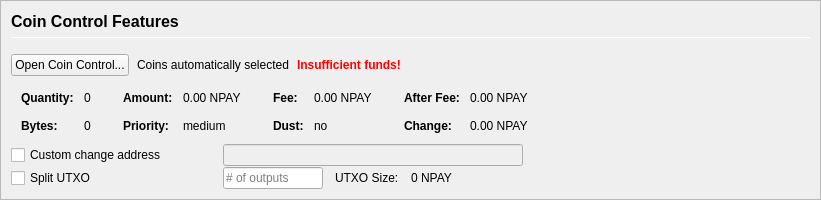
         <widget class="QFrame" name="frameCoinControl">
          <property name="sizePolicy">
           <sizepolicy hsizetype="Expanding" vsizetype="Expanding">
            <horstretch>0</horstretch>
            <verstretch>0</verstretch>
           </sizepolicy>
          </property>
          <property name="maximumSize">
           <size>
            <width>16777215</width>
            <height>16777215</height>
           </size>
          </property>
          <property name="frameShape">
           <enum>QFrame::StyledPanel</enum>
          </property>
          <property name="frameShadow">
           <enum>QFrame::Sunken</enum>
          </property>
          <layout class="QVBoxLayout" name="verticalLayoutCoinControl2">
           <property name="spacing">
            <number>0</number>
           </property>
           <property name="leftMargin">
            <number>0</number>
           </property>
           <property name="topMargin">
            <number>0</number>
           </property>
           <property name="rightMargin">
            <number>0</number>
           </property>
           <property name="bottomMargin">
            <number>0</number>
           </property>
           <item>
            <widget class="QFrame" name="frameCoinControl_BG">
             <layout class="QVBoxLayout" name="verticalLayoutCoinControl" stretch="0,0,0,0,0,0">
              <property name="spacing">
               <number>1</number>
              </property>
              <property name="leftMargin">
               <number>10</number>
              </property>
              <property name="topMargin">
               <number>10</number>
              </property>
              <item>
               <layout class="QHBoxLayout" name="horizontalLayoutCoinControl1">
                <property name="bottomMargin">
                 <number>15</number>
                </property>
                <item>
                 <layout class="QVBoxLayout" name="verticalLayout_3">
                  <property name="spacing">
                   <number>6</number>
                  </property>
                  <item>
                   <widget class="QLabel" name="labelCoinControlFeatures">
                    <property name="sizePolicy">
                     <sizepolicy hsizetype="Preferred" vsizetype="Maximum">
                      <horstretch>0</horstretch>
                      <verstretch>0</verstretch>
                     </sizepolicy>
                    </property>
                    <property name="minimumSize">
                     <size>
                      <width>0</width>
                      <height>20</height>
                     </size>
                    </property>
                    <property name="font">
                     <font>
                      <pointsize>12</pointsize>
                      <weight>75</weight>
                      <bold>true</bold>
                     </font>
                    </property>
                    <property name="styleSheet">
                     <string notr="true">font-weight:bold;</string>
                    </property>
                    <property name="text">
                     <string>Coin Control Features</string>
                    </property>
                   </widget>
                  </item>
                  <item>
                   <widget class="Line" name="line">
                    <property name="minimumSize">
                     <size>
                      <width>0</width>
                      <height>1</height>
                     </size>
                    </property>
                    <property name="maximumSize">
                     <size>
                      <width>16777215</width>
                      <height>1</height>
                     </size>
                    </property>
                    <property name="orientation">
                     <enum>Qt::Horizontal</enum>
                    </property>
                   </widget>
                  </item>
                 </layout>
                </item>
               </layout>
              </item>
              <item>
               <layout class="QHBoxLayout" name="horizontalLayoutCoinControl2" stretch="0,0,0,0">
                <property name="spacing">
                 <number>8</number>
                </property>
                <property name="bottomMargin">
                 <number>10</number>
                </property>
                <item>
                 <widget class="QPushButton" name="pushButtonCoinControl">
                  <property name="styleSheet">
                   <string notr="true"/>
                  </property>
                  <property name="text">
                   <string>Open Coin Control...</string>
                  </property>
                  <property name="autoDefault">
                   <bool>false</bool>
                  </property>
                 </widget>
                </item>
                <item>
                 <widget class="QLabel" name="labelCoinControlAutomaticallySelected">
                  <property name="text">
                   <string>Coins automatically selected</string>
                  </property>
                  <property name="margin">
                   <number>5</number>
                  </property>
                 </widget>
                </item>
                <item>
                 <widget class="QLabel" name="labelCoinControlInsuffFunds">
                  <property name="font">
                   <font>
                    <weight>75</weight>
                    <bold>true</bold>
                   </font>
                  </property>
                  <property name="styleSheet">
                   <string notr="true">color:red;font-weight:bold;</string>
                  </property>
                  <property name="text">
                   <string>Insufficient funds!</string>
                  </property>
                  <property name="margin">
                   <number>5</number>
                  </property>
                 </widget>
                </item>
                <item>
                 <spacer name="horizontalSpacerCoinControl">
                  <property name="orientation">
                   <enum>Qt::Horizontal</enum>
                  </property>
                  <property name="sizeHint" stdset="0">
                   <size>
                    <width>40</width>
                    <height>1</height>
                   </size>
                  </property>
                 </spacer>
                </item>
               </layout>
              </item>
              <item>
               <widget class="QWidget" name="widgetCoinControl" native="true">
                <property name="sizePolicy">
                 <sizepolicy hsizetype="Preferred" vsizetype="Preferred">
                  <horstretch>0</horstretch>
                  <verstretch>0</verstretch>
                 </sizepolicy>
                </property>
                <property name="minimumSize">
                 <size>
                  <width>0</width>
                  <height>0</height>
                 </size>
                </property>
                <property name="styleSheet">
                 <string notr="true"/>
                </property>
                <layout class="QHBoxLayout" name="horizontalLayoutCoinControl5">
                 <property name="leftMargin">
                  <number>0</number>
                 </property>
                 <property name="topMargin">
                  <number>0</number>
                 </property>
                 <property name="rightMargin">
                  <number>0</number>
                 </property>
                 <property name="bottomMargin">
                  <number>0</number>
                 </property>
                 <item>
                  <layout class="QHBoxLayout" name="horizontalLayoutCoinControl3" stretch="0,0,0,1">
                   <property name="spacing">
                    <number>20</number>
                   </property>
                   <property name="topMargin">
                    <number>0</number>
                   </property>
                   <property name="bottomMargin">
                    <number>10</number>
                   </property>
                   <item>
                    <layout class="QFormLayout" name="formLayoutCoinControl1">
                     <property name="horizontalSpacing">
                      <number>10</number>
                     </property>
                     <property name="verticalSpacing">
                      <number>14</number>
                     </property>
                     <property name="leftMargin">
                      <number>10</number>
                     </property>
                     <property name="topMargin">
                      <number>4</number>
                     </property>
                     <property name="rightMargin">
                      <number>6</number>
                     </property>
                     <item row="0" column="0">
                      <widget class="QLabel" name="labelCoinControlQuantityText">
                       <property name="font">
                        <font>
                         <weight>75</weight>
                         <bold>true</bold>
                        </font>
                       </property>
                       <property name="text">
                        <string>Quantity:</string>
                       </property>
                       <property name="margin">
                        <number>0</number>
                       </property>
                      </widget>
                     </item>
                     <item row="0" column="1">
                      <widget class="QLabel" name="labelCoinControlQuantity">
                       <property name="cursor">
                        <cursorShape>IBeamCursor</cursorShape>
                       </property>
                       <property name="contextMenuPolicy">
                        <enum>Qt::ActionsContextMenu</enum>
                       </property>
                       <property name="text">
                        <string notr="true">0</string>
                       </property>
                       <property name="margin">
                        <number>0</number>
                       </property>
                       <property name="textInteractionFlags">
                        <set>Qt::LinksAccessibleByMouse|Qt::TextSelectableByKeyboard|Qt::TextSelectableByMouse</set>
                       </property>
                      </widget>
                     </item>
                     <item row="1" column="0">
                      <widget class="QLabel" name="labelCoinControlBytesText">
                       <property name="font">
                        <font>
                         <weight>75</weight>
                         <bold>true</bold>
                        </font>
                       </property>
                       <property name="text">
                        <string>Bytes:</string>
                       </property>
                      </widget>
                     </item>
                     <item row="1" column="1">
                      <widget class="QLabel" name="labelCoinControlBytes">
                       <property name="cursor">
                        <cursorShape>IBeamCursor</cursorShape>
                       </property>
                       <property name="contextMenuPolicy">
                        <enum>Qt::ActionsContextMenu</enum>
                       </property>
                       <property name="text">
                        <string notr="true">0</string>
                       </property>
                       <property name="textInteractionFlags">
                        <set>Qt::LinksAccessibleByMouse|Qt::TextSelectableByKeyboard|Qt::TextSelectableByMouse</set>
                       </property>
                      </widget>
                     </item>
                    </layout>
                   </item>
                   <item>
                    <layout class="QFormLayout" name="formLayoutCoinControl2">
                     <property name="horizontalSpacing">
                      <number>10</number>
                     </property>
                     <property name="verticalSpacing">
                      <number>14</number>
                     </property>
                     <property name="leftMargin">
                      <number>6</number>
                     </property>
                     <property name="topMargin">
                      <number>4</number>
                     </property>
                     <property name="rightMargin">
                      <number>6</number>
                     </property>
                     <item row="0" column="0">
                      <widget class="QLabel" name="labelCoinControlAmountText">
                       <property name="font">
                        <font>
                         <weight>75</weight>
                         <bold>true</bold>
                        </font>
                       </property>
                       <property name="text">
                        <string>Amount:</string>
                       </property>
                       <property name="margin">
                        <number>0</number>
                       </property>
                      </widget>
                     </item>
                     <item row="0" column="1">
                      <widget class="QLabel" name="labelCoinControlAmount">
                       <property name="cursor">
                        <cursorShape>IBeamCursor</cursorShape>
                       </property>
                       <property name="contextMenuPolicy">
                        <enum>Qt::ActionsContextMenu</enum>
                       </property>
                       <property name="text">
                        <string notr="true">0.00 NPAY</string>
                       </property>
                       <property name="textInteractionFlags">
                        <set>Qt::LinksAccessibleByMouse|Qt::TextSelectableByKeyboard|Qt::TextSelectableByMouse</set>
                       </property>
                      </widget>
                     </item>
                     <item row="1" column="0">
                      <widget class="QLabel" name="labelCoinControlPriorityText">
                       <property name="font">
                        <font>
                         <weight>75</weight>
                         <bold>true</bold>
                        </font>
                       </property>
                       <property name="text">
                        <string>Priority:</string>
                       </property>
                      </widget>
                     </item>
                     <item row="1" column="1">
                      <widget class="QLabel" name="labelCoinControlPriority">
                       <property name="cursor">
                        <cursorShape>IBeamCursor</cursorShape>
                       </property>
                       <property name="contextMenuPolicy">
                        <enum>Qt::ActionsContextMenu</enum>
                       </property>
                       <property name="text">
                        <string>medium</string>
                       </property>
                       <property name="textInteractionFlags">
                        <set>Qt::LinksAccessibleByMouse|Qt::TextSelectableByKeyboard|Qt::TextSelectableByMouse</set>
                       </property>
                      </widget>
                     </item>
                    </layout>
                   </item>
                   <item>
                    <layout class="QFormLayout" name="formLayoutCoinControl3">
                     <property name="horizontalSpacing">
                      <number>10</number>
                     </property>
                     <property name="verticalSpacing">
                      <number>14</number>
                     </property>
                     <property name="leftMargin">
                      <number>6</number>
                     </property>
                     <property name="topMargin">
                      <number>4</number>
                     </property>
                     <property name="rightMargin">
                      <number>6</number>
                     </property>
                     <item row="0" column="0">
                      <widget class="QLabel" name="labelCoinControlFeeText">
                       <property name="font">
                        <font>
                         <weight>75</weight>
                         <bold>true</bold>
                        </font>
                       </property>
                       <property name="text">
                        <string>Fee:</string>
                       </property>
                       <property name="margin">
                        <number>0</number>
                       </property>
                      </widget>
                     </item>
                     <item row="0" column="1">
                      <widget class="QLabel" name="labelCoinControlFee">
                       <property name="cursor">
                        <cursorShape>IBeamCursor</cursorShape>
                       </property>
                       <property name="contextMenuPolicy">
                        <enum>Qt::ActionsContextMenu</enum>
                       </property>
                       <property name="text">
                        <string notr="true">0.00 NPAY</string>
                       </property>
                       <property name="textInteractionFlags">
                        <set>Qt::LinksAccessibleByMouse|Qt::TextSelectableByKeyboard|Qt::TextSelectableByMouse</set>
                       </property>
                      </widget>
                     </item>
                     <item row="1" column="0">
                      <widget class="QLabel" name="labelCoinControlLowOutputText">
                       <property name="font">
                        <font>
                         <weight>75</weight>
                         <bold>true</bold>
                        </font>
                       </property>
                       <property name="text">
                        <string>Dust:</string>
                       </property>
                      </widget>
                     </item>
                     <item row="1" column="1">
                      <widget class="QLabel" name="labelCoinControlLowOutput">
                       <property name="cursor">
                        <cursorShape>IBeamCursor</cursorShape>
                       </property>
                       <property name="contextMenuPolicy">
                        <enum>Qt::ActionsContextMenu</enum>
                       </property>
                       <property name="text">
                        <string>no</string>
                       </property>
                       <property name="textInteractionFlags">
                        <set>Qt::LinksAccessibleByMouse|Qt::TextSelectableByKeyboard|Qt::TextSelectableByMouse</set>
                       </property>
                      </widget>
                     </item>
                    </layout>
                   </item>
                   <item>
                    <layout class="QFormLayout" name="formLayoutCoinControl4">
                     <property name="horizontalSpacing">
                      <number>10</number>
                     </property>
                     <property name="verticalSpacing">
                      <number>14</number>
                     </property>
                     <property name="leftMargin">
                      <number>6</number>
                     </property>
                     <property name="topMargin">
                      <number>4</number>
                     </property>
                     <property name="rightMargin">
                      <number>6</number>
                     </property>
                     <item row="0" column="0">
                      <widget class="QLabel" name="labelCoinControlAfterFeeText">
                       <property name="font">
                        <font>
                         <weight>75</weight>
                         <bold>true</bold>
                        </font>
                       </property>
                       <property name="text">
                        <string>After Fee:</string>
                       </property>
                       <property name="margin">
                        <number>0</number>
                       </property>
                      </widget>
                     </item>
                     <item row="0" column="1">
                      <widget class="QLabel" name="labelCoinControlAfterFee">
                       <property name="cursor">
                        <cursorShape>IBeamCursor</cursorShape>
                       </property>
                       <property name="contextMenuPolicy">
                        <enum>Qt::ActionsContextMenu</enum>
                       </property>
                       <property name="text">
                        <string notr="true">0.00 NPAY</string>
                       </property>
                       <property name="textInteractionFlags">
                        <set>Qt::LinksAccessibleByMouse|Qt::TextSelectableByKeyboard|Qt::TextSelectableByMouse</set>
                       </property>
                      </widget>
                     </item>
                     <item row="1" column="0">
                      <widget class="QLabel" name="labelCoinControlChangeText">
                       <property name="font">
                        <font>
                         <weight>75</weight>
                         <bold>true</bold>
                        </font>
                       </property>
                       <property name="text">
                        <string>Change:</string>
                       </property>
                      </widget>
                     </item>
                     <item row="1" column="1">
                      <widget class="QLabel" name="labelCoinControlChange">
                       <property name="cursor">
                        <cursorShape>IBeamCursor</cursorShape>
                       </property>
                       <property name="contextMenuPolicy">
                        <enum>Qt::ActionsContextMenu</enum>
                       </property>
                       <property name="text">
                        <string notr="true">0.00 NPAY</string>
                       </property>
                       <property name="textInteractionFlags">
                        <set>Qt::LinksAccessibleByMouse|Qt::TextSelectableByKeyboard|Qt::TextSelectableByMouse</set>
                       </property>
                      </widget>
                     </item>
                    </layout>
                   </item>
                  </layout>
                 </item>
                </layout>
               </widget>
              </item>
              <item>
               <layout class="QHBoxLayout" name="horizontalLayoutCoinControl4">
                <property name="spacing">
                 <number>12</number>
                </property>
                <property name="sizeConstraint">
                 <enum>QLayout::SetDefaultConstraint</enum>
                </property>
                <property name="topMargin">
                 <number>0</number>
                </property>
                <property name="rightMargin">
                 <number>0</number>
                </property>
                <item>
                 <widget class="QCheckBox" name="checkBoxCoinControlChange">
                  <property name="sizePolicy">
                   <sizepolicy hsizetype="Preferred" vsizetype="Preferred">
                    <horstretch>0</horstretch>
                    <verstretch>0</verstretch>
                   </sizepolicy>
                  </property>
                  <property name="minimumSize">
                   <size>
                    <width>200</width>
                    <height>0</height>
                   </size>
                  </property>
                  <property name="maximumSize">
                   <size>
                    <width>200</width>
                    <height>16777215</height>
                   </size>
                  </property>
                  <property name="toolTip">
                   <string>If this is activated, but the change address is empty or invalid, change will be sent to a newly generated address.</string>
                  </property>
                  <property name="text">
                   <string>Custom change address</string>
                  </property>
                 </widget>
                </item>
                <item>
                 <widget class="QValidatedLineEdit" name="lineEditCoinControlChange">
                  <property name="enabled">
                   <bool>false</bool>
                  </property>
                  <property name="sizePolicy">
                   <sizepolicy hsizetype="Preferred" vsizetype="Preferred">
                    <horstretch>0</horstretch>
                    <verstretch>0</verstretch>
                   </sizepolicy>
                  </property>
                  <property name="minimumSize">
                   <size>
                    <width>300</width>
                    <height>0</height>
                   </size>
                  </property>
                 </widget>
                </item>
                <item>
                 <widget class="QLabel" name="labelCoinControlChangeLabel">
                  <property name="sizePolicy">
                   <sizepolicy hsizetype="Preferred" vsizetype="Preferred">
                    <horstretch>0</horstretch>
                    <verstretch>0</verstretch>
                   </sizepolicy>
                  </property>
                  <property name="minimumSize">
                   <size>
                    <width>100</width>
                    <height>0</height>
                   </size>
                  </property>
                  <property name="text">
                   <string/>
                  </property>
                  <property name="margin">
                   <number>3</number>
                  </property>
                 </widget>
                </item>
               </layout>
              </item>
              <item>
               <layout class="QHBoxLayout" name="horizontalLayoutCoinControl6">
                <property name="spacing">
                 <number>12</number>
                </property>
                <property name="rightMargin">
                 <number>0</number>
                </property>
                <item>
                 <widget class="QCheckBox" name="splitBlockCheckBox">
                  <property name="sizePolicy">
                   <sizepolicy hsizetype="Preferred" vsizetype="Preferred">
                    <horstretch>0</horstretch>
                    <verstretch>0</verstretch>
                   </sizepolicy>
                  </property>
                  <property name="minimumSize">
                   <size>
                    <width>200</width>
                    <height>0</height>
                   </size>
                  </property>
                  <property name="maximumSize">
                   <size>
                    <width>200</width>
                    <height>16777215</height>
                   </size>
                  </property>
                  <property name="text">
                   <string>Split UTXO</string>
                  </property>
                 </widget>
                </item>
                <item>
                 <widget class="QLineEdit" name="splitBlockLineEdit">
                  <property name="sizePolicy">
                   <sizepolicy hsizetype="Preferred" vsizetype="Preferred">
                    <horstretch>50</horstretch>
                    <verstretch>0</verstretch>
                   </sizepolicy>
                  </property>
                  <property name="minimumSize">
                   <size>
                    <width>100</width>
                    <height>0</height>
                   </size>
                  </property>
                  <property name="maximumSize">
                   <size>
                    <width>100</width>
                    <height>16777215</height>
                   </size>
                  </property>
                  <property name="placeholderText">
                   <string># of outputs</string>
                  </property>
                 </widget>
                </item>
                <item>
                 <widget class="QLabel" name="labelBlockSizeText">
                  <property name="text">
                   <string>UTXO Size:</string>
                  </property>
                 </widget>
                </item>
                <item>
                 <widget class="QLabel" name="labelBlockSize">
                  <property name="text">
                   <string>0 NPAY</string>
                  </property>
                 </widget>
                </item>
                <item>
                 <spacer name="horizontalSpacer_7">
                  <property name="orientation">
                   <enum>Qt::Horizontal</enum>
                  </property>
                  <property name="sizeHint" stdset="0">
                   <size>
                    <width>40</width>
                    <height>20</height>
                   </size>
                  </property>
                 </spacer>
                </item>
               </layout>
              </item>
              <item>
               <spacer name="verticalSpacerCoinControl">
                <property name="orientation">
                 <enum>Qt::Vertical</enum>
                </property>
                <property name="sizeHint" stdset="0">
                 <size>
                  <width>800</width>
                  <height>1</height>
                 </size>
                </property>
               </spacer>
              </item>
             </layout>
            </widget>
           </item>
          </layout>
         </widget>
